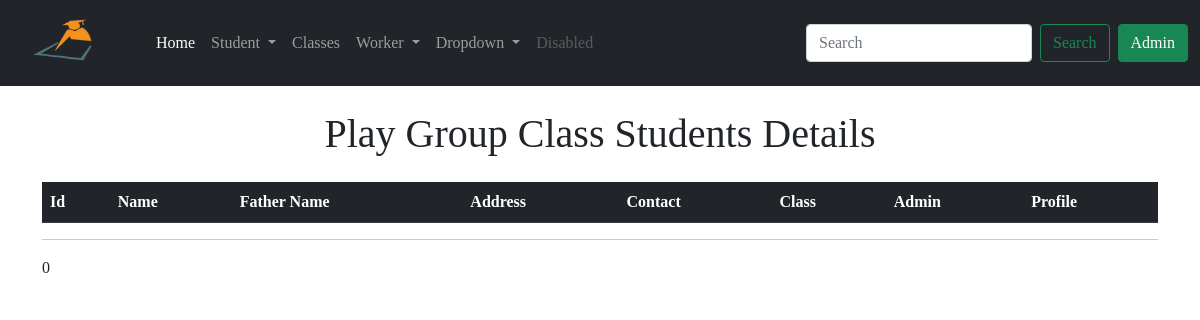
The page /class_wise_student/1 on the database as committed earlier.
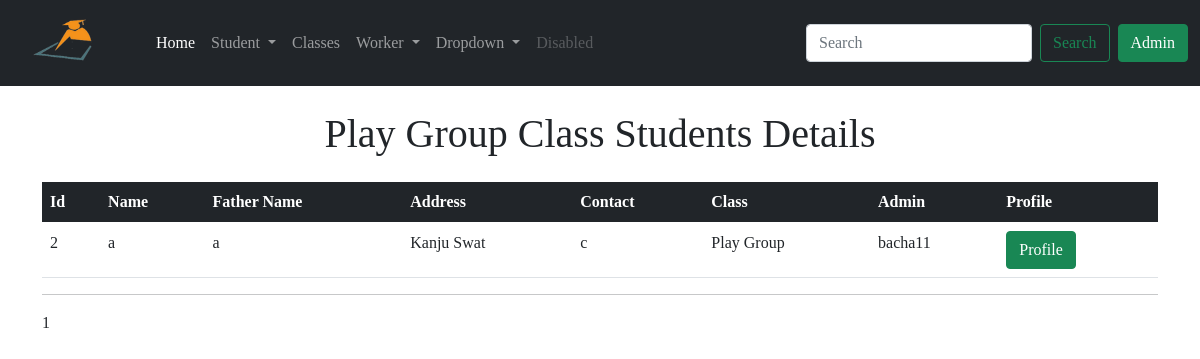
The same page on the database as committed later.
### app/models.py (models this page shows, shortened)
class Student(db.Model):
    id = db.Column(db.Integer, primary_key=True)
    std_name = db.Column(db.String(64), index=True)
    f_name = db.Column(db.String(64), index=True)
    std_address = db.Column(db.String(128), index=True)
    std_contact = db.Column(db.String(64), index=True)
    join_date = db.Column(db.DateTime, default=datetime.utcnow())
    std_class = db.Column(db.Integer, db.ForeignKey('class.id'))
    admin_id = db.Column(db.Integer, db.ForeignKey('admin.id'))

class Class(db.Model):
    id = db.Column(db.Integer, primary_key=True)
    cls_name = db.Column(db.String(64), index=True)
    student = db.relationship('Student', backref='stdclass')
    leavestudent = db.relationship('LeaveStudent', backref='stdclass')

class Admin(UserMixin, db.Model):
    id = db.Column(db.Integer, primary_key=True)
    username = db.Column(db.String(32), unique=True, index=True)
    email = db.Column(db.String(64), unique=True, index=True)
    password_hash = db.Column(db.String(128))
    join_date = db.Column(db.DateTime, default=datetime.utcnow())
    student = db.relationship('Student', backref='admin')
    leavestudent = db.relationship('LeaveStudent', backref='admin')
    teacher = db.relationship('Teacher', backref='admin')
    worker = db.relationship('Worker', backref='admin')
    leaveworker = db.relationship('LeaveWorker', backref='admin')

### app/routes.py (the view)
@app.route('/class_wise_student/<std_class>')
def class_wise_student(std_class):
    class_name = Class.query.filter_by(id=std_class).first()
    students = Student.query.filter_by(std_class=std_class).all()
    return render_template('class_wise_student.html', title='Class Wise Student', class_name=class_name, students=students)

### app/templates/class_wise_student.html
{% extends 'base.html' %}
{% block content %}
<div class="container">
  <h1 class="text-center mt-4"> {{ class_name.cls_name }} Class Students Details</h1>
<table class="table mt-4">
    <thead class="table-dark">
      <tr>
        <th scope="col">Id</th>
        <th scope="col">Name</th>
        <th scope="col">Father Name</th>
        <th scope="col">Address</th>
        <th scope="col">Contact</th>
        <th scope="col">Class</th>
        <th scope="col">Admin</th>
        <th scope="col">Profile</th>
      </tr>
    </thead>
    {% for student in students %}
    <tbody>
      <tr>
        <td> {{ student.id }}</td>
        <td>  {{ student.std_name }} </td>
        <td> {{ student.f_name }} </td>
        <td> {{ student.std_address }} </td>
        <td> {{ student.std_contact }} </td>
        <td> {{ student.stdclass.cls_name }} </td>
        <td> {{ student.admin.username }} </td>
        <td> <a href=" {{ url_for('student_profile', id=student.id)}} "> <button type="submit" class="btn btn-success">  Profile </button> </a></td>
      </tr>
    </tbody>
    {% endfor %}
  </table>
  <hr>
  <p> {{ students|length }} </p>
</div>
{% endblock %}

Rows that differ between the two databases and show on the page:
added Student: id "2", std_name "a", f_name "a", std_address "Kanju Swat", std_contact "c", stdclass.cls_name "Play Group", admin.username "bacha11"
Other text that changed with them:
{{ students|length }}: "0" → "1"
